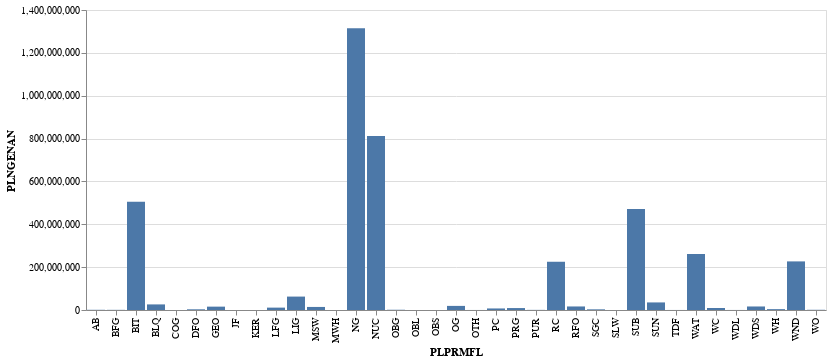

Notebook code for this chart:
### Markdown cell above
d) A bar plot showing the amount of energy produced by each fuel type is shown below.

### Code cell
import altair as alt
alt.Chart(data.loc[:, ['PLPRMFL', 'PLNGENAN']].groupby(
    'PLPRMFL', as_index=False).sum()).mark_bar().encode(x='PLPRMFL', y='PLNGENAN')

### Figure 1 — Vega-Lite specification as saved in the notebook (floating-point values rounded to 4 significant figures)
{"config": {"view": {"continuousWidth": 400, "continuousHeight": 300}}, "data": {"name": "data-649ea42742d5dec74d29a2c65b296eec"}, "mark": "bar", "encoding": {"x": {"field": "PLPRMFL", "type": "nominal"}, "y": {"field": "PLNGENAN", "type": "quantitative"}}, "$schema": "https://vega.github.io/schema/vega-lite/v4.17.0.json", "datasets": {"data-649ea42742d5dec74d29a2c65b296eec": [{"PLPRMFL": "AB", "PLNGENAN": 941300.0}, {"PLPRMFL": "BFG", "PLNGENAN": 739700.0}, {"PLPRMFL": "BIT", "PLNGENAN": 504900000.0}, {"PLPRMFL": "BLQ", "PLNGENAN": 26100000.0}, {"PLPRMFL": "COG", "PLNGENAN": 13980.0}, {"PLPRMFL": "DFO", "PLNGENAN": 3211000.0}, {"PLPRMFL": "GEO", "PLNGENAN": 15690000.0}, {"PLPRMFL": "JF", "PLNGENAN": 5908.0}, {"PLPRMFL": "KER", "PLNGENAN": 25860.0}, {"PLPRMFL": "LFG", "PLNGENAN": 11090000.0}, {"PLPRMFL": "LIG", "PLNGENAN": 62640000.0}, {"PLPRMFL": "MSW", "PLNGENAN": 14270000.0}, {"PLPRMFL": "MWH", "PLNGENAN": 98810.0}, {"PLPRMFL": "NG", "PLNGENAN": 1315000000.0}, {"PLPRMFL": "NUC", "PLNGENAN": 812500000.0}, {"PLPRMFL": "OBG", "PLNGENAN": 1152000.0}, {"PLPRMFL": "OBL", "PLNGENAN": 37490.0}, {"PLPRMFL": "OBS", "PLNGENAN": 103600.0}, {"PLPRMFL": "OG", "PLNGENAN": 19150000.0}, {"PLPRMFL": "OTH", "PLNGENAN": 146700.0}, {"PLPRMFL": "PC", "PLNGENAN": 7235000.0}, {"PLPRMFL": "PRG", "PLNGENAN": 9034000.0}, {"PLPRMFL": "PUR", "PLNGENAN": 602900.0}, {"PLPRMFL": "RC", "PLNGENAN": 225200000.0}, {"PLPRMFL": "RFO", "PLNGENAN": 16530000.0}, {"PLPRMFL": "SGC", "PLNGENAN": 3093000.0}, {"PLPRMFL": "SLW", "PLNGENAN": 984.5}, {"PLPRMFL": "SUB", "PLNGENAN": 471700000.0}, {"PLPRMFL": "SUN", "PLNGENAN": 35350000.0}, {"PLPRMFL": "TDF", "PLNGENAN": 192800.0}, {"PLPRMFL": "WAT", "PLNGENAN": 260800000.0}, {"PLPRMFL": "WC", "PLNGENAN": 9385000.0}, {"PLPRMFL": "WDL", "PLNGENAN": 217900.0}, {"PLPRMFL": "WDS", "PLNGENAN": 16460000.0}, {"PLPRMFL": "WH", "PLNGENAN": 3981000.0}, {"PLPRMFL": "WND", "PLNGENAN": 226800000.0}, {"PLPRMFL": "WO", "PLNGENAN": 992000.0}]}}
